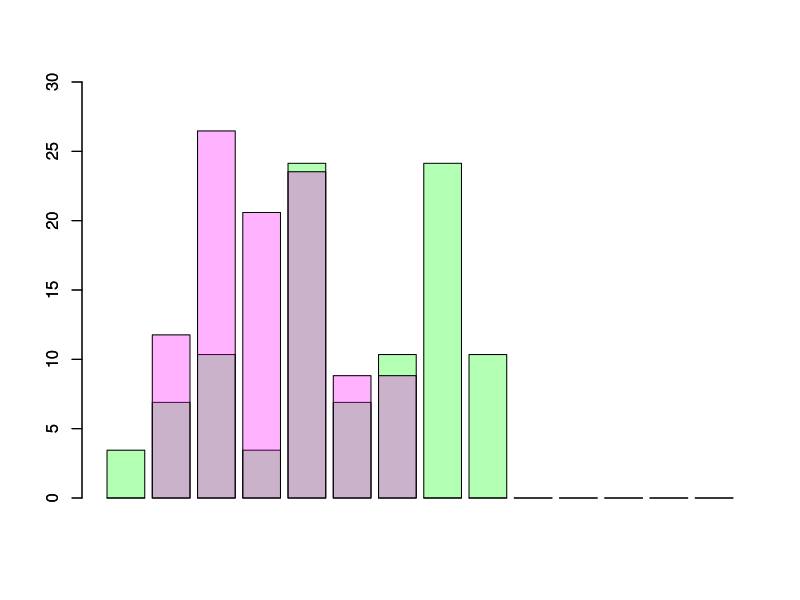

Reproduce this figure in R.
#!/usr/bin/env r

day <- 1:14
fd.ctl <- c( 1, 2, 3, 1, 7, 2, 3, 7, 3, 0, 0, 0, 0, 0 )
fd.dlt <- c( 0, 4, 9, 7, 8, 3, 3, 0, 0, 0, 0, 0, 0, 0 )

ctl <- rep( day, fd.ctl )
dlt <- rep( day, fd.dlt )

length(ctl) # n=29
length(dlt) # n=34

summary(ctl)
summary(dlt)

# Figure 1c
#pdf("~/Downloads/figure_1c.pdf")
barplot(100*fd.ctl/length(ctl), col="#00FF004C", ylim=c(0,30))
barplot(100*fd.dlt/length(dlt), col="#FF00FF4C", add = TRUE)
#dev.off()
